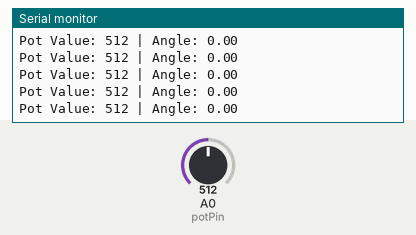
Recording of a sketch running on a simulated Arduino Uno, built with avr-gcc and run on an emulated ATmega328P. Shown: the last lines printed to the serial monitor. The inputs (shaded band) are chosen by the test bench; at power-on: A0 (potPin) = 512.

Above: at 1.2 s.
1.3 s: A0 (potPin) set to 880
At 1.34 s:
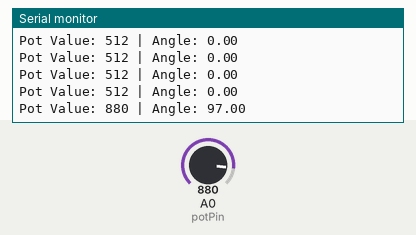
2.8 s: A0 (potPin) set to 909
At 2.81 s:
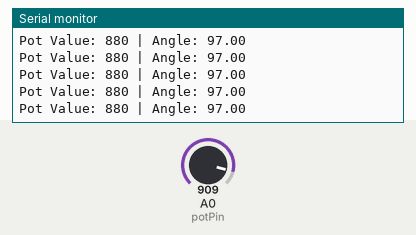
Timing chart, 0 to 5.8 s (numbered marks = the images above; inputs shaded):
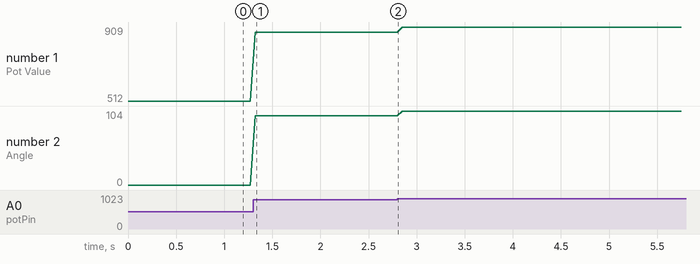

Measured:
- after the input at 1.3 s, the serial monitor: prints a new line at once (image 1)
- plotted number 1: 512 → 880 after the input at 1.3 s, 880 → 909 after the input at 2.8 s
- plotted number 2: 0 → 97 after the input at 1.3 s, 97 → 104 after the input at 2.8 s

The sketch:

arduinoSteeringAngle.ino
```cpp
const int potPin = A0;
int potValue = 0;
float angle = 0;

void setup() {
  Serial.begin(9600);
}

void loop() {
  potValue = analogRead(potPin);  // range: 0–1023
  angle = map(potValue, 0, 1023, -135, 135); // or whatever range your rotation supports

  Serial.print("Pot Value: ");
  Serial.print(potValue);
  Serial.print(" | Angle: ");
  Serial.println(angle);

  delay(50);
}
```
